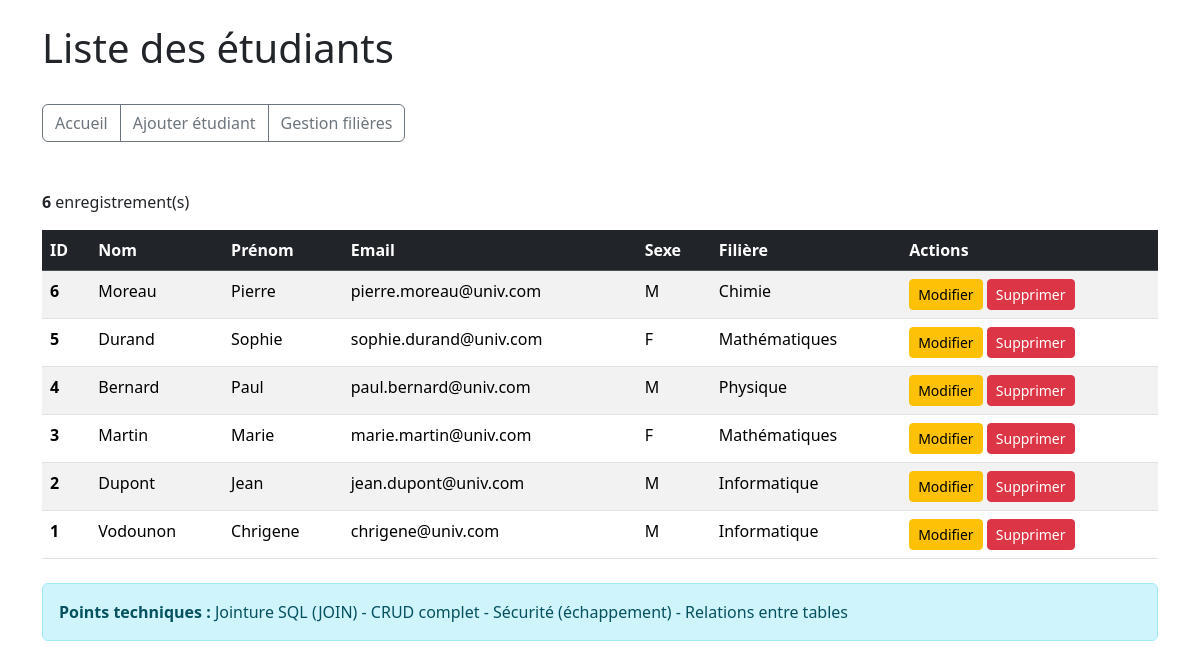
Screenshot of /demo/etudiants_list.php with the database file from the repository.
### tables this page shows
CREATE TABLE IF NOT EXISTS etudiants (
    id INT AUTO_INCREMENT PRIMARY KEY,
    nom VARCHAR(100) NOT NULL,
    prenom VARCHAR(100) NOT NULL,
    email VARCHAR(150) NOT NULL UNIQUE,
    age INT NOT NULL,
    sexe ENUM('M', 'F') NOT NULL,
    filiere_id INT DEFAULT NULL,
    created_at DATETIME DEFAULT CURRENT_TIMESTAMP,
    FOREIGN KEY (filiere_id) REFERENCES filieres(id) ON DELETE SET NULL
);

CREATE TABLE IF NOT EXISTS filieres (
    id INT AUTO_INCREMENT PRIMARY KEY,
    nom VARCHAR(100) NOT NULL,
    description TEXT,
    created_at DATETIME DEFAULT CURRENT_TIMESTAMP
);

### app/Config.php (called while the page is built, shortened)
<?php
class Config
{
    private static array $configs = [];
    public static function get(string $file): array
    {
        $configPath = __DIR__ . '/../config/' . $file . '.php';
        self::$configs[$file] = require $configPath;
        return self::$configs[$file];
    }
}

### config/database.php (called while the page is built)
<?php
return [
    'hostname' => 'localhost',
    'username' => 'root',
    'password' => '',
    'dbname' => 'test',
    'port' => '3307',
    'charset' => 'utf8'
];

### app/Database.php (called while the page is built, shortened)
<?php
require_once 'Config.php';
class Database
{
    private static ?\PDO $pdo = null;
    public static function connectTo(): \PDO
    {
        $config = Config::get('database');
        try {
            $dsn = "mysql:host={$config['hostname']};dbname={$config['dbname']};port={$config['port']};charset={$config['charset']}";
            self::$pdo = new \PDO($dsn, $config['username'], $config['password'], [
                \PDO::ATTR_ERRMODE => \PDO::ERRMODE_EXCEPTION,
                \PDO::ATTR_DEFAULT_FETCH_MODE => \PDO::FETCH_ASSOC,
                \PDO::ATTR_EMULATE_PREPARES => false
            ]);
            return self::$pdo;
        } catch (\PDOException $e) {
            throw new \Exception("Erreur de connexion à la base de données : " . $e->getMessage());
        }
    }
}

### app/Model.php (called while the page is built, shortened)
<?php
class Model
{
    private static ?\PDO $pdo = null;
    public function __construct(string $table, string $primaryKey)
    {
        if (self::$pdo === null) {
            self::$pdo = Database::connectTo();
        }
    }
    public function query(string $sql, array $params = [], bool $fetchData = true): array|bool
    {
        $statement = self::$pdo->prepare($sql);
        $result = $statement->execute($params);
        if ($fetchData) {
            return $statement->fetchAll();
        } else {
            return $result;
        }
    }
}

### app/Security.php (called while the page is built, shortened)
<?php
class Security
{
    public static function escape(string $data): string
    {
        return htmlspecialchars($data, ENT_QUOTES, 'UTF-8');
    }
}

### demo/etudiants_list.php (the view, shortened to what this page needs)
<?php
require_once __DIR__ . '/../app/Database.php';
require_once __DIR__ . '/../app/Model.php';
require_once __DIR__ . '/../app/Security.php';
try {
    $etudiantModel = new Model('etudiants', 'id');
    $sql = "SELECT e.id, e.nom, e.prenom, e.email, e.age, e.sexe, e.created_at,
                   f.nom as filiere_nom, f.id as filiere_id
            FROM etudiants e
            LEFT JOIN filieres f ON e.filiere_id = f.id
            ORDER BY e.id DESC";
    $etudiants = $etudiantModel->query($sql);
} catch (Exception $e) {
    $etudiants = [];
    $message = Alert::error('Erreur de chargement : ' . $e->getMessage());
}
?>
<!DOCTYPE html>
<html lang="fr">
<head>
    <link href="../bootstrap-5.3.7-dist/css/bootstrap.min.css" rel="stylesheet">
</head>
<body>
    <div class="container mt-4">
        <h1>Liste des étudiants</h1>
        <div class="btn-group my-4" role="group">
            <a href="index.php" class="btn btn-outline-secondary">Accueil</a>
            <a href="etudiants_add.php" class="btn btn-outline-secondary">Ajouter étudiant</a>
            <a href="filieres.php" class="btn btn-outline-secondary">Gestion filières</a>
        </div>
        <p class="mt-4"><strong><?= count($etudiants) ?></strong> enregistrement(s)</p>
        <table class="table table-striped">
            <thead class="table-dark">
                <tr>
                    <th>ID</th>
                    <th>Nom</th>
                    <th>Prénom</th>
                    <th>Email</th>
                    <th>Sexe</th>
                    <th>Filière</th>
                    <th>Actions</th>
                </tr>
            </thead>
            <tbody>
                <?php if (!empty($etudiants)): ?>
                    <?php foreach ($etudiants as $etudiant): ?>
                    <tr>
                        <td><strong><?= Security::escape($etudiant['id']) ?></strong></td>
                        <td><?= Security::escape($etudiant['nom']) ?></td>
                        <td><?= Security::escape($etudiant['prenom']) ?></td>
                        <td><?= Security::escape($etudiant['email']) ?></td>
                        <td><?= $etudiant['sexe'] ? ($etudiant['sexe'] == 'M' ? 'M' : 'F') : '-' ?></td>
                        <td><?= $etudiant['filiere_nom'] ? Security::escape($etudiant['filiere_nom']) : '<em>Non spécifiée</em>' ?></td>
                        <td>
                            <a href="etudiants_edit.php?id=<?= $etudiant['id'] ?>" class="btn btn-sm btn-warning">Modifier</a>
                            <form method="POST" style="display: inline;" onsubmit="return confirm('Supprimer cet enregistrement ?')">
                                <button type="submit" name="supprimer" class="btn btn-sm btn-danger">Supprimer</button>
                            </form>
                        </td>
                    </tr>
                    <?php endforeach; ?>
                <?php endif; ?>
            </tbody>
        </table>
        <div class="alert alert-info mt-4">
            <strong>Points techniques :</strong> Jointure SQL (JOIN) - CRUD complet - Sécurité (échappement) - Relations entre tables
        </div>
    </div>
</body>
</html>

### rows the page displays
etudiants: id "6", nom "Moreau", prenom "Pierre", email "pierre.moreau@univ.com", sexe "M", filiere.nom "Chimie"
etudiants: id "5", nom "Durand", prenom "Sophie", email "sophie.durand@univ.com", sexe "F", filiere.nom "Mathématiques"
etudiants: id "4", nom "Bernard", prenom "Paul", email "paul.bernard@univ.com", sexe "M", filiere.nom "Physique"
etudiants: id "3", nom "Martin", prenom "Marie", email "marie.martin@univ.com", sexe "F", filiere.nom "Mathématiques"
etudiants: id "2", nom "Dupont", prenom "Jean", email "jean.dupont@univ.com", sexe "M", filiere.nom "Informatique"
etudiants: id "1", nom "Vodounon", prenom "Chrigene", email "chrigene@univ.com", sexe "M", filiere.nom "Informatique"

### other values shown
count($etudiants) "6"
